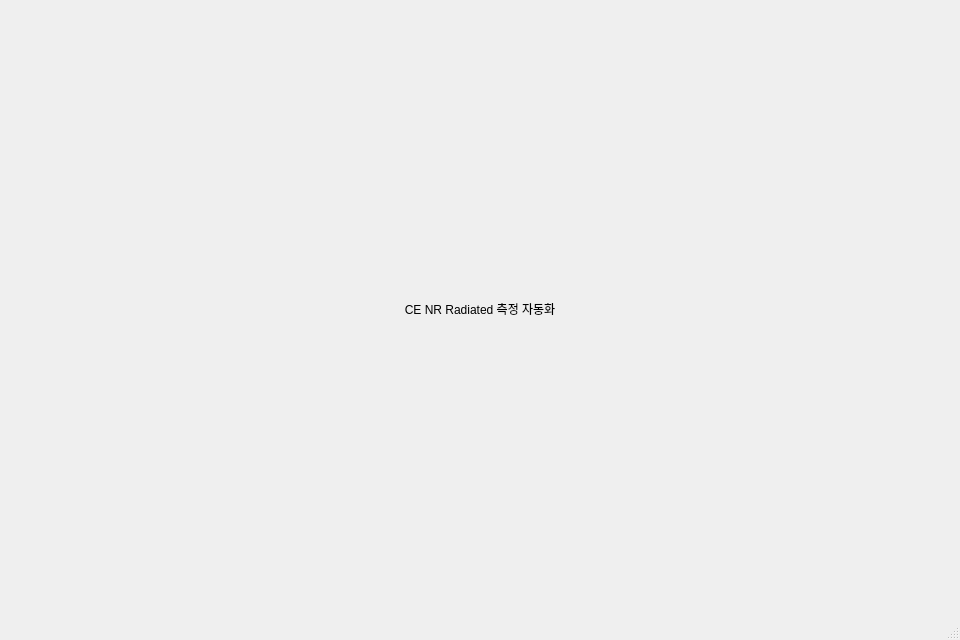
<?xml version="1.0" encoding="UTF-8"?>
<ui version="4.0">
 <class>MainWindow</class>
 <widget class="QMainWindow" name="MainWindow">
  <property name="geometry">
   <rect>
    <x>0</x>
    <y>0</y>
    <width>960</width>
    <height>640</height>
   </rect>
  </property>
  <property name="windowTitle">
   <string>CE NR Radiated 측정 자동화</string>
  </property>
  <widget class="QWidget" name="centralwidget">
   <layout class="QVBoxLayout" name="centralLayout">
    <item>
     <widget class="QLabel" name="titleLabel">
      <property name="text">
       <string>CE NR Radiated 측정 자동화</string>
      </property>
      <property name="alignment">
       <set>Qt::AlignCenter</set>
      </property>
     </widget>
    </item>
   </layout>
  </widget>
  <widget class="QMenuBar" name="menubar"/>
  <widget class="QStatusBar" name="statusbar"/>
 </widget>
 <resources/>
 <connections/>
</ui>
